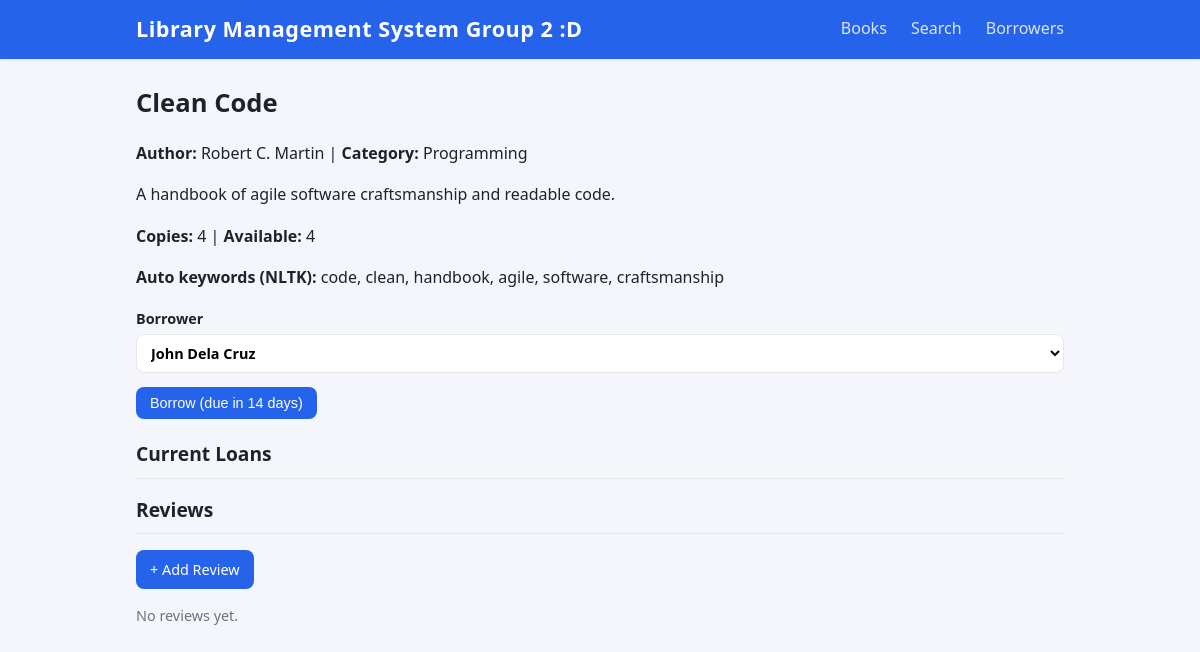
The app's page /books/9, older data.
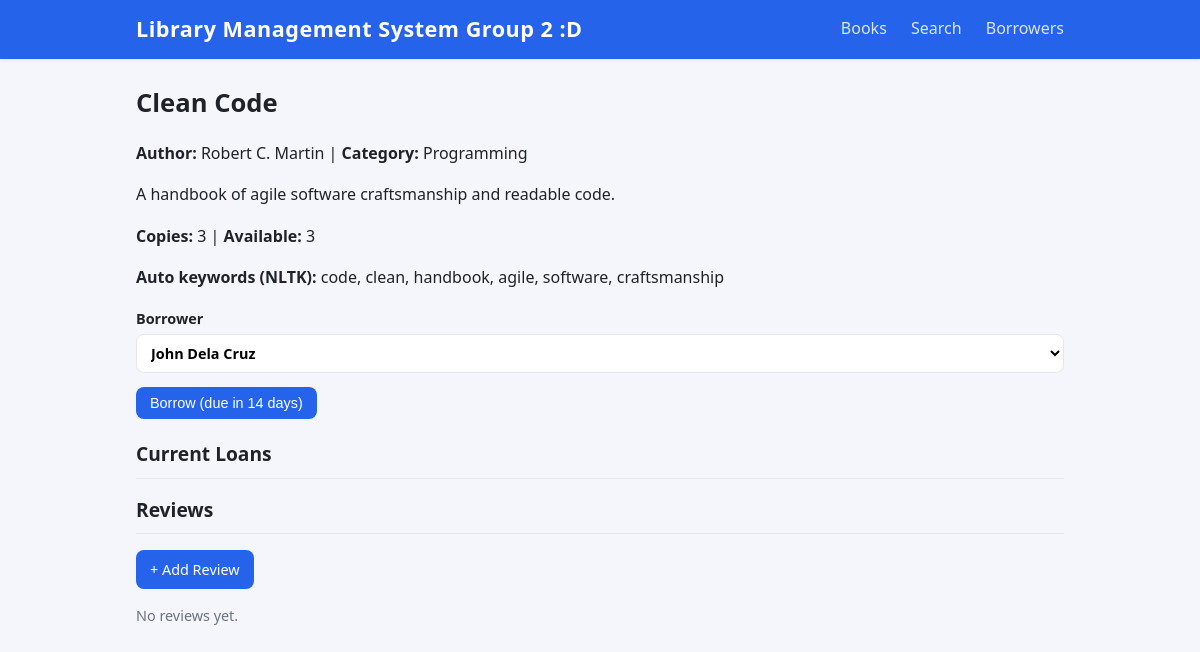
The same page, newer data.
### models.py (models this page shows, shortened)
class Book(db.Model):
    __tablename__ = "books"
    id = db.Column(db.Integer, primary_key=True)
    title = db.Column(db.String(200), nullable=False)
    author = db.Column(db.String(200), nullable=False)
    description = db.Column(db.Text, default="")
    category = db.Column(db.String(100), default="")
    copies = db.Column(db.Integer, default=1)
    keywords = db.Column(db.String(300), default="")
    reviews = db.relationship("Review", backref="book", cascade="all, delete-orphan")
    records = db.relationship("BorrowRecord", backref="book", cascade="all, delete-orphan")
    @property
    def available(self):
        out = sum(1 for r in self.records if not r.is_returned)
        return max(0, self.copies - out)

class BorrowRecord(db.Model):
    __tablename__ = "borrow_records"
    id = db.Column(db.Integer, primary_key=True)
    book_id = db.Column(db.Integer, db.ForeignKey("books.id"), nullable=False)
    borrower_id = db.Column(db.Integer, db.ForeignKey("borrowers.id"), nullable=False)
    borrow_date = db.Column(db.Date, default=date.today)
    due_date = db.Column(db.Date, nullable=False)
    return_date = db.Column(db.Date, nullable=True)
    @property
    def is_returned(self):
        return self.return_date is not None

### app.py (the view)
@app.route("/books/<int:book_id>")
def book_detail(book_id):
    book = db.get_or_404(Book, book_id)
    return render_template("book_detail.html", book=book,
                           borrowers=Borrower.query.order_by(Borrower.last_name).all())

### models.py (called while the page is built)
    @property
    def full_name(self):
        return f"{self.first_name} {self.last_name}"

### templates/book_detail.html (shortened to what this page needs)
{% extends "base.html" %}
{% block content %}
<h1>{{ book.title }}</h1>
<p><strong>Author:</strong> {{ book.author }} |
   <strong>Category:</strong> {{ book.category }}</p>
<p>{{ book.description }}</p>
<p><strong>Copies:</strong> {{ book.copies }} |
   <strong>Available:</strong> {{ book.available }}</p>
<p><strong>Auto keywords (NLTK):</strong> {{ book.keywords }}</p>
{% if book.available > 0 %}
<form method="post" action="{{ url_for('borrow_book') }}">
  <label>Borrower
    <select name="borrower_id" required>
      {% for b in borrowers %}
      <option value="{{ b.id }}">{{ b.full_name }}</option>
      {% endfor %}
    </select>
  </label>
  <button class="btn" type="submit">Borrow (due in 14 days)</button>
</form>
{% else %}
<p class="muted">No copies available to borrow.</p>
{% endif %}
<h2>Current Loans</h2>
<h2>Reviews</h2>
<a class="btn" href="{{ url_for('add_review', book_id=book.id) }}">+ Add Review</a>
{% for review in book.reviews %}
<div class="card">
  <p>"{{ review.text }}"</p>
  <p>
    <span class="badge {{ review.sentiment_label|lower }}">{{ review.sentiment_label }}</span>
    Rating: {{ review.rating }}/5
    <span class="muted">— {{ review.created_at.strftime('%Y-%m-%d') }}</span>
  </p>
</div>
{% else %}
<p class="muted">No reviews yet.</p>
{% endfor %}
{% endblock %}

Row changes from the older to the newer data that the page shows:
changed Book "Clean Code": copies "4" → "3"
changed through a linked row, BorrowRecord: available "4" → "3"
